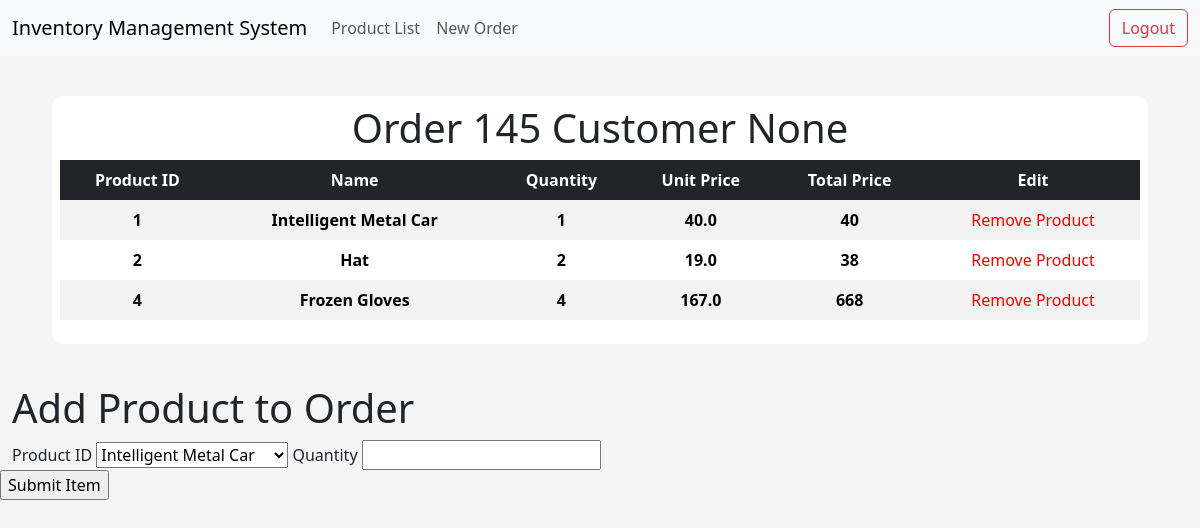
/order/145, run on the app's committed database.
### app/models/tables.py (models this page shows, shortened)
class Product(db.Model):
    __tablename__ = "product"
    id = db.Column(db.Integer, primary_key=True)
    name = db.Column(db.String(50), nullable=False, unique=True)
    price = db.Column(db.Float, nullable=False)
    quantity_available = db.Column(db.Integer)

class OrderItem(db.Model):
    __tablename__ = "order_item"
    order_id = db.Column(db.Integer, db.ForeignKey("order.id"), primary_key=True)
    item_id = db.Column(db.Integer, db.ForeignKey("product.id"), primary_key=True)
    quantity = db.Column(db.Integer, nullable=False)
    total_price = db.Column(db.Integer, nullable=False)

### app/controllers/default.py (the view, shortened to what this page needs)
@app.route("/order/<int:id>", methods=["GET", "POST"])
def order(id):
    form = AddOrderItemForm()
    products = Product.query.all()
    form.product_id.choices = [(product.id, product.name) for product in products]
    customer_id = request.args.get("customer_id")
    customer = Customer.query.get(customer_id)
    order_items = OrderItem.query.filter_by(order_id=id).all()
    product_names = [Product.query.get(item.item_id).name for item in order_items]
    print(type(id))
    order = Order.query.get(id)
    products_for_order = {
        item.item_id: Product.query.get(item.item_id) for item in order_items
    }
    return render_template(
        "order.html",
        order=id,
        order_items=order_items,
        product_names=product_names,
        customer=customer,
        zip=zip,
        form=form,
        products_for_order=products_for_order,
    )

### app/models/forms.py (shortened to what this page needs)
class AddOrderItemForm(FlaskForm):
    product_id = SelectField("Product ID", coerce=int, validators=[DataRequired()])
    quantity = IntegerField("Quantity", validators=[DataRequired()])
    submit = SubmitField("Submit Item")

### app/templates/order.html (shortened to what this page needs)
{% extends "index.html" %}
{% block body %}
<div class="content-section">
    <div class="title">
        <h1>Order {{order}} Customer {{customer}}</h1>
    </div>
    <table class="table table-striped table-borderless table-hover text-center">
        <thead class="table-dark table-sm">
            <tr>
                <th scope="col">Product ID</th>
                <th scope="col">Name</th>
                <th scope="col">Quantity</th>
                <th scope="col">Unit Price</th>
                <th scope="col">Total Price</th>
                <th scope="col">Edit</th>
            </tr>
        </thead>
        <tbody>
            {% for product, product_name in zip(order_items, product_names) %}
            {% set product_obj = products_for_order.get(product.item_id) %}
                <tr>
                    <th scope="row">{{ product.item_id }}</th>
                    <th scope="row">{{ product_name }}</th>
                    <th scope="row">{{ product.quantity }}</th>
                    <th scope="row">{{ product_obj.price }}</th>
                    <th scope="row">{{ product.total_price }}</th>
                    <td><a style="text-decoration: none; color:red; font-weight:red;" href=""> Remove Product </a></td>
                </tr>
            {% endfor %}
        </tbody>
    </table>
</div>
<h1>Add Product to Order</h1>
    <form method="POST" action="{{ url_for('order',id=order) }}" id="orderForm">
        {{form.product_id.label}}
        {{form.product_id}}
        {{form.quantity.label}}
        {{form.quantity}}
        </div>
        {{ form.submit() }}
{% endblock body %}

### app/static/css/main.css (style rules this page uses)
body { background-color: rgb(245, 245, 245); }
.content-section { background: #fff; margin: 40px; padding: 0.5rem 0.5rem; border-radius: 10px; }
.title h1 { text-align: center; align-items: center; }

### data on the page
Product: item_id "1", name "Intelligent Metal Car", quantity "1", price "40.0", total_price "40"
Product: item_id "2", name "Hat", quantity "2", price "19.0", total_price "38"
Product: item_id "4", name "Frozen Gloves", quantity "4", price "167.0", total_price "668"

### other printed values
{{ order }} "145"
{{ customer }} "None"
